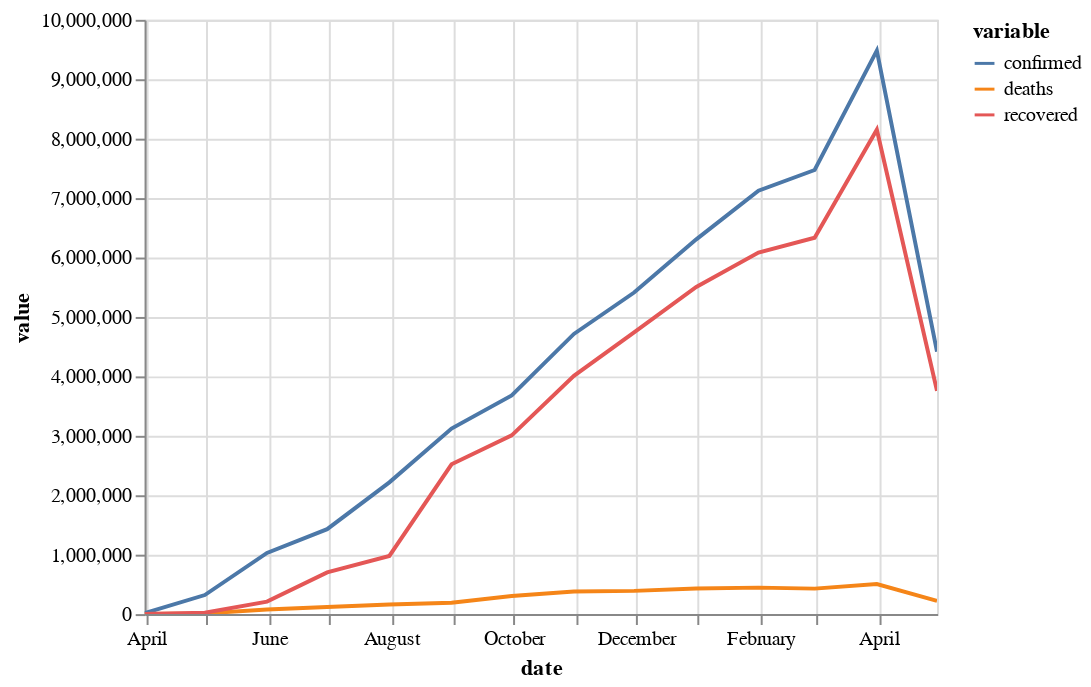

The notebook cell saved with this chart:
### Markdown cell above
En esta gráfica estamos mostrante el comportamiento de los datos a lo largo del tiempo, como podemos apreciar, el número de confirmados recuperados tiene una tendencia paralela,es decir, a medida que se van confirmando casos, podriamos decir que una gran mayoria de ellas se recupera, mientras que el resto pueda estar en tratamiento o fallecido

### Code cell
alt.Chart(df_time.reset_index().melt('date')).mark_line().encode(
    x='date',
    y='value',
    color='variable'
).interactive()

### Figure 1 — Vega-Lite specification as saved in the notebook (floating-point values rounded to 4 significant figures)
{"config": {"view": {"continuousWidth": 400, "continuousHeight": 300}}, "data": {"name": "data-197289612043bd18b08829425b571e69"}, "mark": "line", "encoding": {"color": {"type": "nominal", "field": "variable"}, "x": {"type": "temporal", "field": "date"}, "y": {"type": "quantitative", "field": "value"}}, "selection": {"selector001": {"type": "interval", "bind": "scales", "encodings": ["x", "y"]}}, "$schema": "https://vega.github.io/schema/vega-lite/v4.8.1.json", "datasets": {"data-197289612043bd18b08829425b571e69": [{"date": "2020-03-31T00:00:00", "variable": "confirmed", "value": 16469}, {"date": "2020-04-30T00:00:00", "variable": "confirmed", "value": 321161}, {"date": "2020-05-31T00:00:00", "variable": "confirmed", "value": 1029314}, {"date": "2020-06-30T00:00:00", "variable": "confirmed", "value": 1429745}, {"date": "2020-07-31T00:00:00", "variable": "confirmed", "value": 2217004}, {"date": "2020-08-31T00:00:00", "variable": "confirmed", "value": 3121790}, {"date": "2020-09-30T00:00:00", "variable": "confirmed", "value": 3678159}, {"date": "2020-10-31T00:00:00", "variable": "confirmed", "value": 4714534}, {"date": "2020-11-30T00:00:00", "variable": "confirmed", "value": 5411330}, {"date": "2020-12-31T00:00:00", "variable": "confirmed", "value": 6306084}, {"date": "2021-01-31T00:00:00", "variable": "confirmed", "value": 7125483}, {"date": "2021-02-28T00:00:00", "variable": "confirmed", "value": 7472445}, {"date": "2021-03-31T00:00:00", "variable": "confirmed", "value": 9480656}, {"date": "2021-04-30T00:00:00", "variable": "confirmed", "value": 4416015}, {"date": "2020-03-31T00:00:00", "variable": "deaths", "value": 423}, {"date": "2020-04-30T00:00:00", "variable": "deaths", "value": 12586}, {"date": "2020-05-31T00:00:00", "variable": "deaths", "value": 76863}, {"date": "2020-06-30T00:00:00", "variable": "deaths", "value": 118831}, {"date": "2020-07-31T00:00:00", "variable": "deaths", "value": 160481}, {"date": "2020-08-31T00:00:00", "variable": "deaths", "value": 189640}, {"date": "2020-09-30T00:00:00", "variable": "deaths", "value": 304684}, {"date": "2020-10-31T00:00:00", "variable": "deaths", "value": 379203}, {"date": "2020-11-30T00:00:00", "variable": "deaths", "value": 390757}, {"date": "2020-12-31T00:00:00", "variable": "deaths", "value": 430061}, {"date": "2021-01-31T00:00:00", "variable": "deaths", "value": 445664}, {"date": "2021-02-28T00:00:00", "variable": "deaths", "value": 428747}, {"date": "2021-03-31T00:00:00", "variable": "deaths", "value": 505563}, {"date": "2021-04-30T00:00:00", "variable": "deaths", "value": 222210}, {"date": "2020-03-31T00:00:00", "variable": "recovered", "value": 84}, {"date": "2020-04-30T00:00:00", "variable": "recovered", "value": 23439}, {"date": "2020-05-31T00:00:00", "variable": "recovered", "value": 210913}, {"date": "2020-06-30T00:00:00", "variable": "recovered", "value": 702114}, {"date": "2020-07-31T00:00:00", "variable": "recovered", "value": 978383}, {"date": "2020-08-31T00:00:00", "variable": "recovered", "value": 2521381}, {"date": "2020-09-30T00:00:00", "variable": "recovered", "value": 3008490}, {"date": "2020-10-31T00:00:00", "variable": "recovered", "value": 4009025}, {"date": "2020-11-30T00:00:00", "variable": "recovered", "value": 4740172}, {"date": "2020-12-31T00:00:00", "variable": "recovered", "value": 5504187}, {"date": "2021-01-31T00:00:00", "variable": "recovered", "value": 6083704}, {"date": "2021-02-28T00:00:00", "variable": "recovered", "value": 6333926}, {"date": "2021-03-31T00:00:00", "variable": "recovered", "value": 8151264}, {"date": "2021-04-30T00:00:00", "variable": "recovered", "value": 3756482}]}}
